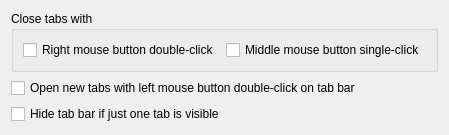
         <widget class="QWidget" name="m_tabTabs">
          <attribute name="title">
           <string>Tabs</string>
          </attribute>
          <layout class="QFormLayout" name="formLayout_7">
           <property name="fieldGrowthPolicy">
            <enum>QFormLayout::AllNonFixedFieldsGrow</enum>
           </property>
           <item row="1" column="0" colspan="2">
            <widget class="QCheckBox" name="m_checkNewTabDoubleClick">
             <property name="text">
              <string>Open new tabs with left mouse button double-click on tab bar</string>
             </property>
            </widget>
           </item>
           <item row="2" column="0" colspan="2">
            <widget class="QCheckBox" name="m_hideTabBarIfOneTabVisible">
             <property name="text">
              <string>Hide tab bar if just one tab is visible</string>
             </property>
            </widget>
           </item>
           <item row="0" column="0" colspan="2">
            <widget class="QGroupBox" name="m_grbCloseTabs">
             <property name="title">
              <string>Close tabs with</string>
             </property>
             <layout class="QFormLayout" name="formLayout_13">
              <item row="0" column="0">
               <widget class="QCheckBox" name="m_checkCloseTabsDoubleClick">
                <property name="text">
                 <string>Right mouse button double-click</string>
                </property>
               </widget>
              </item>
              <item row="0" column="1">
               <widget class="QCheckBox" name="m_checkCloseTabsMiddleClick">
                <property name="text">
                 <string>Middle mouse button single-click</string>
                </property>
               </widget>
              </item>
             </layout>
            </widget>
           </item>
          </layout>
         </widget>
